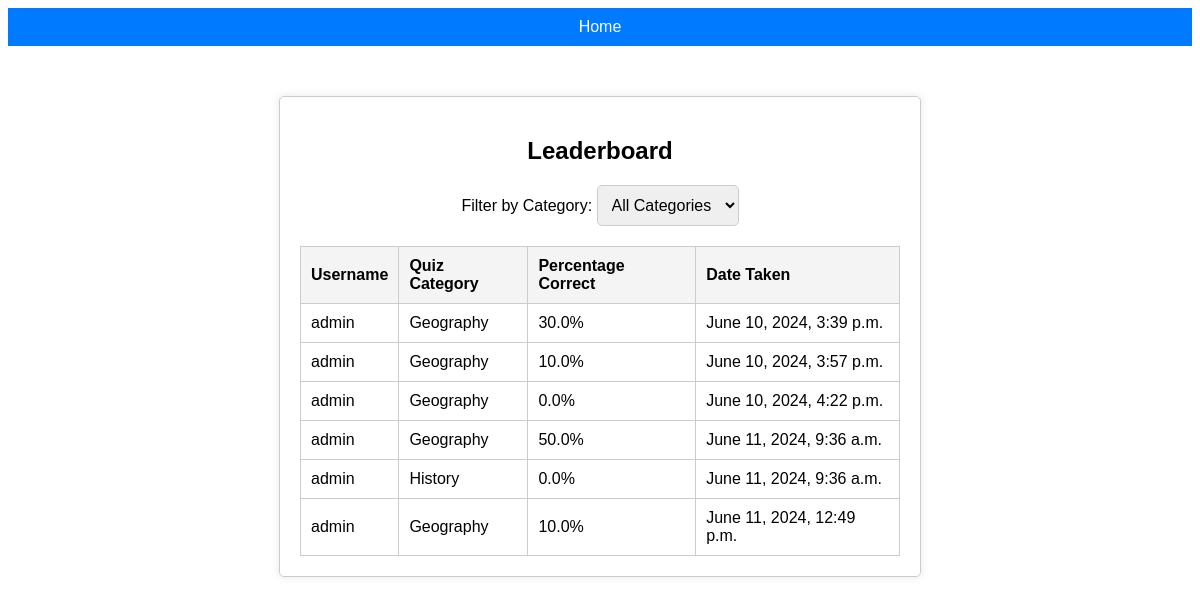
Screenshot of /quiz/leaderboard/ with the database file from the repository.
### quiz/models.py (models this page shows, shortened)
class QuizResult(models.Model):
    user = models.ForeignKey(User, on_delete=models.CASCADE)
    quiz_category = models.CharField(max_length=50)
    percentage_correct = models.FloatField()
    date_taken = models.DateTimeField(auto_now_add=True)

### quiz/views.py (the view)
# urls.py: path("leaderboard/", views.leaderboard, name='leaderboard'),  # Leaderboard URL
def leaderboard(request):
    home_url = reverse('all-quizes')
    results = QuizResult.objects.all().order_by('-percentage_correct', 'date_taken')
    categories = QuizResult.objects.values_list('quiz_category', flat=True).distinct()
    selected_category = request.GET.get('category', '')
    if selected_category == "":
        results = QuizResult.objects.all()
    else:
        results = QuizResult.objects.filter(quiz_category=selected_category)
    context = {'results': results,
               'home_url' : home_url,
               'categories' : categories,
               'selected_category' : selected_category,
               }
    return render(request, 'quiz/leaderboard.html', context)

### quiz/templates/quiz/leaderboard.html (shortened to what this page needs)
<!DOCTYPE html>
<html lang="en">
<head>
</head>
<body>
    <div class="banner">
        <a href="{{ home_url }}" class="button">Home</a>
    </div>
     <div class="leaderboard">
        <h2>Leaderboard</h2>
        <div class="filter-form">
             <form method="get">
                <label for="category">Filter by Category:</label>
                <select name="category" id="category" onchange="this.form.submit()">
                    <option value="">All Categories</option>
                </select>
            </form>
        </div>
        <table>
            <thead>
                <tr>
                    <th>Username</th>
                    <th>Quiz Category</th>
                    <th>Percentage Correct</th>
                    <th>Date Taken</th>
                </tr>
            </thead>
            <tbody>
                {% for result in results %}
                    <tr>
                        <td>{{ result.user.username }}</td>
                        <td>{{ result.quiz_category }}</td>
                        <td>{{ result.percentage_correct }}%</td>
                        <td>{{ result.date_taken }}</td>
                    </tr>
                {% endfor %}
            </tbody>
        </table>
    </div>
</body>
</html>

### quiz/templates/quiz/leaderboard.html (style rules this page uses)
body { font-family: Arial, sans-serif; }
.banner { background-color: #007bff; text-align: center; padding: 10px 0; margin-bottom: 20px; }
.button { padding: 10px 20px; background-color: #007bff; color: white; border: none; border-radius: 5px; cursor: pointer; font-size: 16px; transition: background-color 0.3s ease; text-decoration: none; }
.leaderboard { max-width: 600px; margin: 50px auto; padding: 20px; border: 1px solid #ccc; border-radius: 5px; box-shadow: 0 0 10px rgba(0, 0, 0, 0.1); }
.leaderboard h2 { text-align: center; }
.leaderboard table { width: 100%; border-collapse: collapse; }
.leaderboard th, .leaderboard td { padding: 10px; border: 1px solid #ccc; text-align: left; }
.leaderboard th { background-color: #f4f4f4; }
.filter-form { text-align: center; margin-bottom: 20px; }
.filter-form select { padding: 10px; font-size: 16px; border: 1px solid #ccc; border-radius: 5px; }

### rows the page displays
QuizResult: user.username "admin", quiz_category "Geography", percentage_correct "30.0", date_taken "June 10, 2024, 3:39 p.m."
QuizResult: user.username "admin", quiz_category "Geography", percentage_correct "10.0", date_taken "June 10, 2024, 3:57 p.m."
QuizResult: user.username "admin", quiz_category "Geography", percentage_correct "0.0", date_taken "June 10, 2024, 4:22 p.m."
QuizResult: user.username "admin", quiz_category "Geography", percentage_correct "50.0", date_taken "June 11, 2024, 9:36 a.m."
QuizResult: user.username "admin", quiz_category "History", percentage_correct "0.0", date_taken "June 11, 2024, 9:36 a.m."
QuizResult: user.username "admin", quiz_category "Geography", percentage_correct "10.0", date_taken "June 11, 2024, 12:49 p.m."
